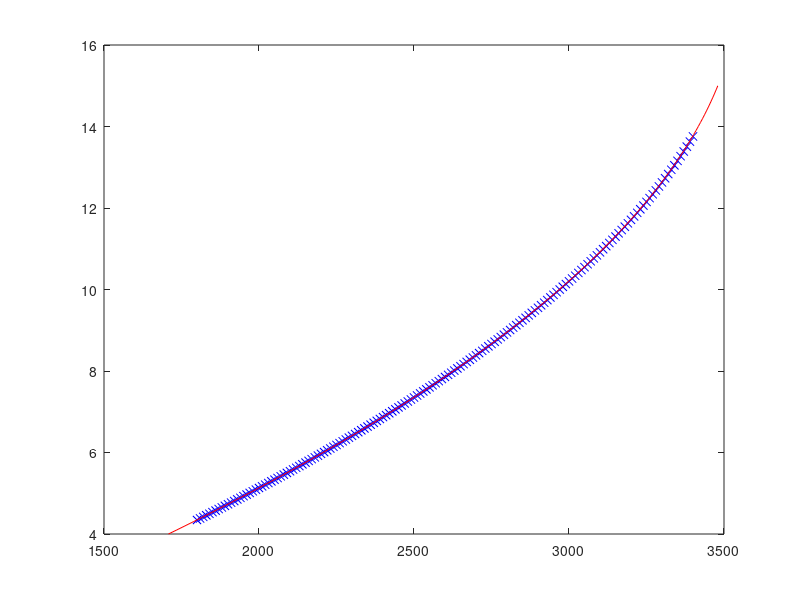

This chart was generated by the following MATLAB code:
% equacao U50 isolada
% Calculo da distancia - valida para 4 a 10 m
close all
a = 0.33;
u50 = 1800:10:3400;
% Isolando d
% ref formaula antiga: d = 4 + 0.0020387 .* (-2.2361 .* sqrt(2613287 .*(a-0.33).^2 + 12192650 .* (a-0.33) - 4905 .* u50+17422865) + 3475 .* (a-0.33) + 6725);
%d = (6950*a)/981 - (5^(1/2)*(26132870000*a^2 + 102324405800*a - 49050000*u50 + 137615726543)^(1/2))/49050 + 30161/1962; 
% Simplificacao
% ref formula antiga: d = 4 + 0.3193 .* (-sqrt(532.78 .*(a-0.33).^2 + 2485.8 .* (a-0.33) - u50 + 3552.1) + 22.189 .* (a-0.33) + 42.941);
d = 7.0846*a - sqrt(54.3115*a^2 + 212.6589*a - 0.1019.*u50 + 286.0043) + 15.3726;
plot(u50,d,':xb')
hold on

% Formula original - ref. EPRI red book 3rd ed (p. 5-25)
d = 4:0.1:15;
u50 = 1708 + 532.*(a-0.33) + 40.4 .* (a-0.33).^2 + 269 .* (d-4) - 9.81 .* (d-4).^2 + 139 .*(a-0.33).*(d-4);
plot(u50,d,'-r')


% % Formula antiga (com erro)
% d = 4:0.1:20;
% u50 = 1708 + 580.*(a-0.33) + 40.4 .* (a-0.33).^2 + 269 .* (d-4) - 9.81 .* (d-4).^2 + 139 .*(a-0.33).*(d-4);
% plot(u50,d,'-or')
